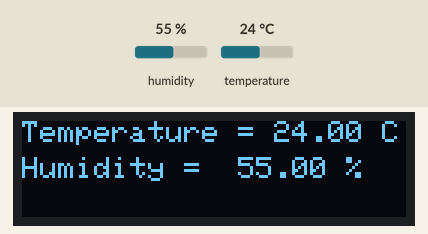
A sketch run on a simulated Arduino Uno, built with avr-gcc and run on an emulated ATmega328P. On the bench: 128×32 one-colour display. The inputs (shaded band) are chosen by the test bench; at power-on: humidity 55 %, temperature 24 °C.

Above: at 1.2 s.
1.3 s: humidity set to 22 %
At 2.5 s:
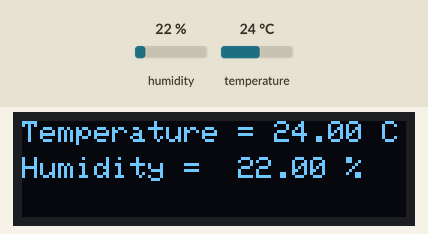
2.8 s: temperature set to 12 °C
At 4.0 s:
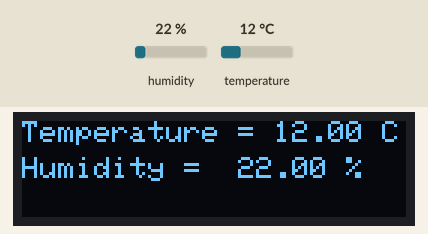
4.3 s: humidity set to 40 %
At 5.5 s:
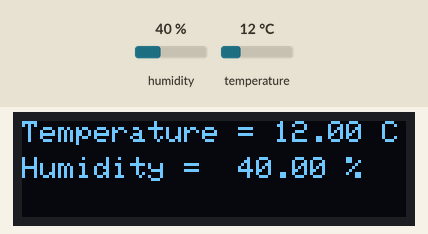
5.8 s: temperature set to 19 °C
At 6.9 s:
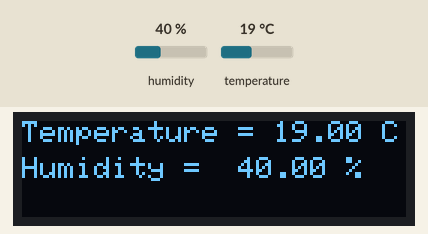
Timing chart, 0 to 8.3 s (numbered marks = the images above; inputs shaded):
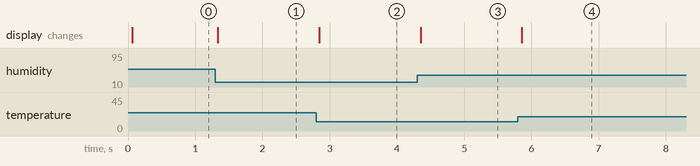

The sketch:

DHT-22_with_128x32.ino
```cpp
#include <SPI.h>
#include <Wire.h>
#include <Adafruit_GFX.h>
#include <Adafruit_SSD1306.h>
#define SCREEN_WIDTH 128 // OLED display width, in pixels
#define SCREEN_HEIGHT 32 // OLED display height, in pixels

#include <dht.h>        // Include library
int outPin=9;        // Defines pin number to which the sensor is connected
dht DHT;               // Creates a DHT object

// Declaration for an SSD1306 display connected to I2C (SDA, SCL pins)
// The pins for I2C are defined by the Wire-library.
// On an arduino UNO:       A4(SDA), A5(SCL)
// On an arduino MEGA 2560: 20(SDA), 21(SCL)
// On an arduino LEONARDO:   2(SDA),  3(SCL), ...
#define OLED_RESET     -1 // Reset pin # (or -1 if sharing Arduino reset pin)
#define SCREEN_ADDRESS 0x3C ///< See datasheet for Address; 0x3D for 128x64, 0x3C for 128x32
Adafruit_SSD1306 display(SCREEN_WIDTH, SCREEN_HEIGHT, &Wire, OLED_RESET);

void setup() {
  Serial.begin(9600);
  Wire.begin();

  // SSD1306_SWITCHCAPVCC = generate display voltage from 3.3V internally
  if(!display.begin(SSD1306_SWITCHCAPVCC, SCREEN_ADDRESS)) {
    Serial.println(F("SSD1306 allocation failed"));
    for(;;); // Don't proceed, loop forever
  }
    display.clearDisplay();
}
void loop()
{

 temp();

}
void temp()
{
  int readData = DHT.read22(outPin);
  float t = DHT.temperature;        // Read temperature
  float h = DHT.humidity;           // Read humidity
   display.setTextSize(0.2);
   display.setTextColor(WHITE);
   display.setCursor(0,0);
   display.print("Temperature = ");
   display.print(t);
   display.print(" C");
   display.setCursor(0,12);
   display.print("Humidity =  ");
   display.print(h);
   display.print(" %");
   delay(10);
   display.display();
   display.clearDisplay();
}
```

Measured:
- after the input at 1.3 s, the display: changes at once (image 1)
- after the input at 2.8 s, the display: changes at once (image 2)
- after the input at 4.3 s, the display: changes after 0.05 s (image 3)
- after the input at 5.8 s, the display: changes after 0.06 s (image 4)
